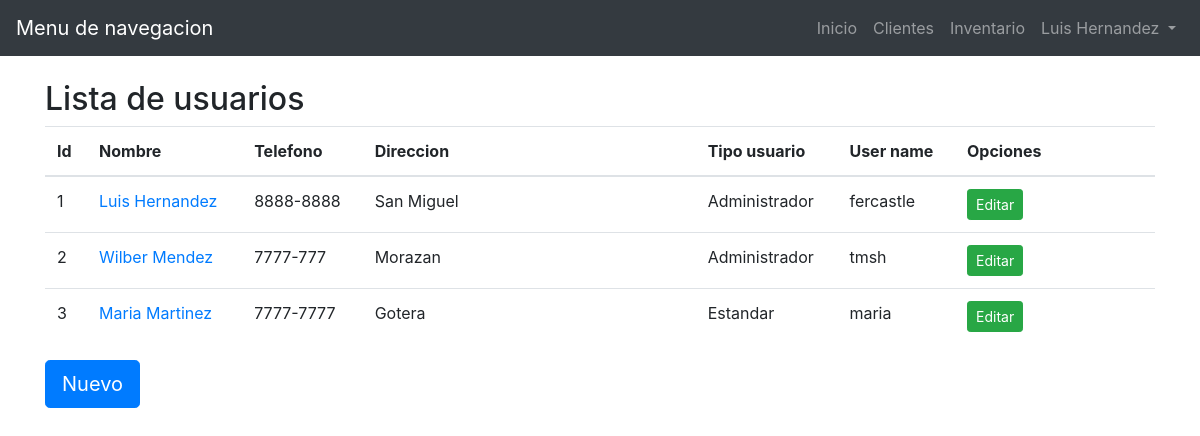
Screenshot of /modulos/configuracion/usuarios/index.php (signed in) with the database file from the repository.
### tables this page shows
CREATE TABLE `tblusuarios` (
  `idusuario` int(11) NOT NULL,
  `nombreusuario` varchar(45) NOT NULL,
  `apellidousuario` varchar(45) DEFAULT NULL,
  `fechanacimiento` date DEFAULT NULL,
  `telefonousuario` varchar(10) DEFAULT NULL,
  `direccionusuario` varchar(200) DEFAULT NULL,
  `generousuario` varchar(45) DEFAULT NULL,
  `correousuario` varchar(45) DEFAULT NULL,
  `tipousuario` int(11) DEFAULT NULL,
  `username` varchar(45) DEFAULT NULL,
  `password` varchar(300) NOT NULL
);

### modulos/configuracion/usuarios/index.php (called while the page is built, shortened)
<?php
  require_once('../../../config/sql.php');
  $SQL->conect();
  $proveedores = $SQL->select("SELECT * FROM tblusuarios");
    require_once('../../../views/configuracion/usuarios/index.view.php');
?>

### config/sql.php (called while the page is built, shortened)
<?php
class Sql
{
  private $dbname = 'funerariadb';
  private $host = 'localhost';
  private $user = 'root';
  private $pass = '';
  private $conexion = null;
  function conect(){
    try {
      $this->conexion = new PDO('mysql:host='.$this->host.';dbname='.$this->dbname, $this->user,$this->pass);
      return $this->conexion;
    } catch (PDOException $e) {
      echo "Error al conectar con la base de datos";
      return false;
    }
  }
  function select($consulta){
    $stmt = $this->conexion->prepare($consulta);
    $stmt->execute();
    $resultados = $stmt->fetchAll();
    if (empty($resultados)) {
      return false;
    }else {
      return $resultados;
    }
  }
  function close(){
    $this->conexion = null;
  }
}
$SQL = new Sql;
?>

### views/configuracion/usuarios/index.view.php (the view, shortened to what this page needs)
<!DOCTYPE html>
<html lang="en">
<head>
    <link rel="stylesheet" href="../../../css/bootstrap.min.css">
</head>
<body>
    <div class="container-fluid">
        <header class="row">
            <div class="navbar navbar-expand navbar-dark bg-dark col-md-12">
                <a href="#" class="navbar-brand">Menu de navegacion</a>
                <ul class="navbar-nav ml-auto">
                    <li class="nav-item">
                        <a href="../../../" class="nav-link">Inicio</a>
                    </li>
                    <li class="nav-item">
                        <a href="../../clientes/index.php" class="nav-link">Clientes</a>
                    </li>
                    <li class="nav-item">
                        <a href="../../inventario/index.php" class="nav-link">Inventario</a>
                    </li>
                    <li class="nav-item dropdown">
                        <a href="#" class="nav-link dropdown-toggle" id="navbarDropdown" role="botton" data-toggle="dropdown">
                            <?php echo $_SESSION['usuario']['nombre']?>                       </a>
                    </li>
                </ul>
            </div>
        </header>
    </div>
    <br>
    <div class="container">
        <div class="row">
            <div class="col-md-12">
                <div class="row">
                    <header class="encabezado col-md-12">
                        <h2>Lista de usuarios</h2>
                    </header>
                </div>
                <div class="row">
                    <div class="col-md-12">
                        <table class="table table-hover">
                            <thead>
                                <tr>
                                    <th>Id</th>
                                    <th>Nombre</th>
                                    <th>Telefono</th>
                                    <th>Direccion</th>
                                    <th>Tipo usuario</th>
                                    <th>User name</th>
                                    <th>Opciones</th>
                                </tr>
                            </thead>
                            <tbody>
                                <?php   foreach ($proveedores as $key => $prov):?>
                                    <tr>
                                        <td><?php echo $prov['idusuario']?></td>
                                        <td> <a href="informacion.php?id=<?php echo $prov['idusuario'];?>"><?php echo $prov['nombreusuario'] ." ". $prov['apellidousuario']?></a> </td>
                                        <td><?php echo $prov['telefonousuario']?></td>
                                        <td width="30%"><?php echo $prov['direccionusuario']?></td>
                                        <td><?php echo $tipo = ($prov['tipousuario'] == 1) ? "Estandar" : "Administrador" ?></td>
                                        <td><?php echo $prov['username']?></td>
                                        <td width="200px"><a href="actualizar.php?id=<?php echo $prov['idusuario']?>"  class="btn btn-success btn-sm">Editar</a></td>
                                     </tr>
                                <?php endforeach?>
                            </tbody>
                        </table>
                        <button type="button" class="btn btn-primary btn-lg" data-toggle="modal" data-target="#nuevo" name="button">Nuevo</button>
                    </div>
                </div>
            </div>
        </div>
        <div class="row">
          <div class="col-md-12">
          </div>
        </div>
    </div>
</body>
</html>

### rows the page displays
tblusuarios: idusuario "1", nombreusuario "Luis", apellidousuario "Hernandez", telefonousuario "8888-8888", direccionusuario "San Miguel", tipousuario "Administrador", username "fercastle"
tblusuarios: idusuario "2", nombreusuario "Wilber", apellidousuario "Mendez", telefonousuario "7777-777", direccionusuario "Morazan", tipousuario "Administrador", username "tmsh"
tblusuarios: idusuario "3", nombreusuario "Maria", apellidousuario "Martinez", telefonousuario "7777-7777", direccionusuario "Gotera", tipousuario "Estandar", username "maria"

### other values shown
$_SESSION['usuario']['nombre'] "Luis Hernandez"
